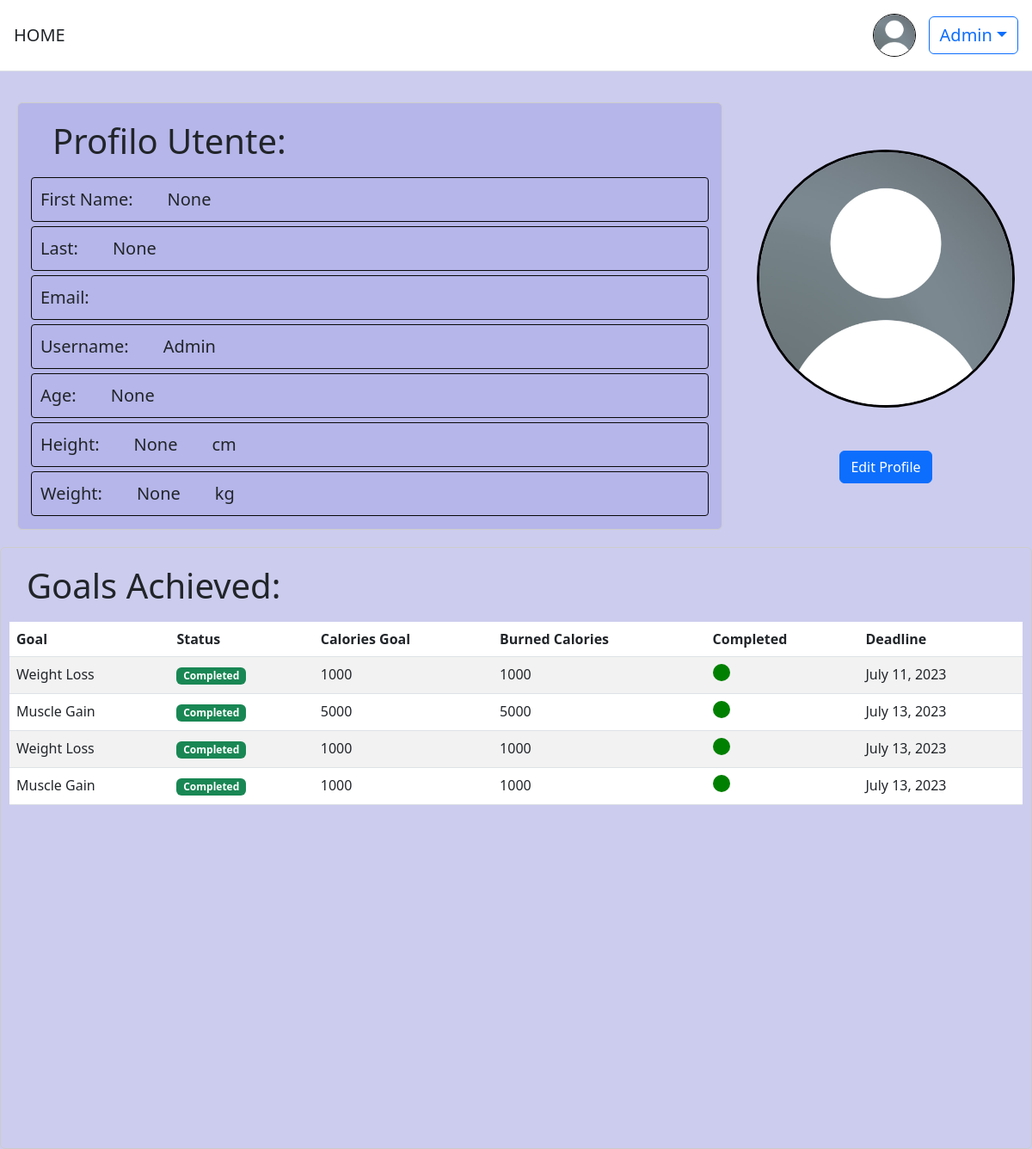
The app's page /users/profile/ (signed in) with its own data.
### users/models.py (models this page shows)
class CustomUser(AbstractUser):
    first_name = models.CharField(max_length=100, null=True, blank=True)
    last_name = models.CharField(max_length=100,null=True, blank=True)
    birth_date = models.DateField(null=True, blank=True)
    age = models.PositiveIntegerField(null=True, blank=True)
    peso = models.PositiveIntegerField(null=True, blank=True)
    altezza = models.PositiveIntegerField(null=True, blank=True)
    profile_pic = models.ImageField(upload_to='profile_pics', null=True, blank=True)

### obiettivi/models.py (models this page shows, shortened)
class GoalModel(models.Model):
    GOAL_CHOICES = (
        ('Weight Loss', 'Weight Loss'),
        ('Muscle Gain', 'Muscle Gain'),
        ('Fitness Improvement', 'Fitness Improvement'),
    )
    STATUS_CHOICES = (
        ('V', 'In Corso'),
        ('S', 'Scaduto'),
    )
    TEMP_CHOICES = (
        (1, '1 day'),
        (7, '1 week'),
        (30, '1 month'),
        (90, '3 months'),
    )
    deadline = models.DateField(blank=True, null=True)
    status = models.CharField(max_length=1, choices=STATUS_CHOICES, default='V')
    tempistica = models.IntegerField(choices=TEMP_CHOICES, default=30)
    utente = models.ForeignKey(settings.AUTH_USER_MODEL, on_delete=models.CASCADE)
    goal_type = models.CharField(max_length=20, choices=GOAL_CHOICES)
    data_creazione = models.DateField(default=timezone.now)
    descrizione = models.TextField(max_length=255, blank=True, null=True)
    CaloriesGoal = models.IntegerField(default=0, blank=False, null=False)
    is_selected = models.BooleanField(default=False)
    is_completed = models.BooleanField(default=False)
    is_expired = models.BooleanField(default=False)
    cal = models.IntegerField(default=0)

### users/views.py (the view)
# urls.py: path('profile/', profile_view, name='profile'),
@login_required
def profile_view(request):
    goals_completed = GoalModel.objects.filter(utente=request.user, is_completed=True)
    return render(request, 'profile.html', {'goals_completed': goals_completed, 'user': request.user})

### templates/profile.html (shortened to what this page needs)
{% extends 'base.html' %}
{% load static %}
{% load crispy_forms_tags %}
{% block content %}
<div style="background-color:#ccccee;display:flex;flex-direction:column">
<div id="wr" style="display:flex; flex-direction:row">
  <div id="datiprofilo" class="crispy">
    <h1 style="margin-left:20px;padding:10px;">Profilo Utente:</h1>
    <div class="field"><p>First Name:</p><p> {{ user.first_name }}</p></div>
    <div class="field"><p>Last:</p><p> {{ user.last_name }}</p> </div>
    <div class="field"><p>Email:</p><p> {{ user.email }}</p> </div>
    <div class="field"><p>Username:</p> <p> {{ user.username }}</p> </div>
    <div class="field"><p>Age:</p><p> {{ user.age }}</p></div>
    <div class="field"><p>Height:</p><p> {{ user.altezza }}</p><p>cm</p></div>
    <div class="field"><p>Weight:</p><p>{{user.peso}}</p><p>kg</p></div>
  </div>
  <div class="profile-picture-container">
   {% if user.profile_pic %}
    <img class="profile-picture" style="border:3px solid black" src="{{user.profile_pic.url}}">
   {% else %}
      <img class="profile-picture" style="border:3px solid black" src="{% static 'images/user_default.jpeg'%}">
  {% endif %}
      <div class="text-center">
   <a href="{% url 'users:updateprofile' %}" class="btn btn-primary">Edit Profile</a>
  </div>
  </div>
</div>
</div>
<div class="completed_goal table-responsive">
    <h1 style="margin-left:10px;padding:10px;">Goals Achieved:</h1>
    <table class="table table-striped">
        <thead>
        <tr>
            <th>Goal</th>
            <th>Status</th>
            <th>Calories Goal</th>
            <th>Burned Calories</th>
            <th>Completed</th>
            <th>Deadline</th>
        </tr>
        </thead>
        <tbody>
        {% for goal in goals_completed %}
            <tr>
            <td>{{ goal.goal_type }}</td>
            <td>
                {% if goal.is_completed %}
                <span class="badge bg-success">Completed</span>
                {% endif %}
            </td>
            <td>
                {{ goal.CaloriesGoal }}
            </td>
            <td>
                {{ goal.cal }}
            </td>
            <td>
                {% if goal.is_completed %}
                <div style="width: 20px;height: 20px;border-radius: 50%;display: inline-block; background-color:green"></div>
                {% else %}
                <div style="width: 20px;height: 20px;border-radius: 50%;display: inline-block;background-color: red;"></div>
                {% endif %}
            </td>
            <td>{{ goal.deadline }}</td>
            </tr>
        {% endfor %}
        </tbody>
    </table>
</div>
{% endblock content %}

### templates/base.html (shortened to what this page needs)
<!DOCTYPE html>
<html>
{% load static %}
<head>
    <link href="https://cdn.jsdelivr.net/npm/bootstrap@5.2.3/dist/css/bootstrap.min.css" rel="stylesheet"
>
   <link rel="stylesheet" href="https://cdnjs.cloudflare.com/ajax/libs/bootstrap/5.3.0/css/bootstrap.min.css">
</head>
<header class="p-3 mb-3 border-bottom" style="background-color: white">
        <div class="d-flex flex-wrap align-items-center justify-content-center justify-content-lg-start">
            <a class="navbar-brand" href="{% url 'homeview' %}" style="font-size:20px">HOME</a>
            <div class="text-end">
                {% if user.is_authenticated %}
                <div class="dropdown" >
                    {% if user.profile_pic %}
                    <img src="{{ user.profile_pic.url }}" class="rounded-circle" style="width: 50px; height: 50px; margin-right: 10px; border:1px solid black">
                    {% else %}
                    <img  src="{% static 'images/user_default.jpeg' %}" class="rounded-circle" style="width: 50px; height: 50px; margin-right: 10px; border:1px solid black ">
                    {% endif %}
                    <button style="font-size:20px" class="btn btn-outline-primary dropdown-toggle" type="button" id="dropdownMenuButton" data-bs-toggle="dropdown" aria-expanded="false">
                        {{ user.username }}</button>
                </div>
                {% else %}
                <a href="{% url 'users:login' %}" class="btn btn-outline-primary me-2">Log In</a>
                <a href="{% url 'users:signup' %}" class="btn btn-primary">Sign Up</a>
                {% endif %}
            </div>
        </div>
    </header>
<body style="background-color:#ccccee">
    <main >
        {% block content %}
        {% endblock %}
    </main>
</body>
</html>

### templates/profile.html (style rules this page uses)
header { width: 100%; padding: 20px; border-bottom: 2px solid #ccc; }
#datiprofilo { margin:20px; padding: 10px; width: 100%; border-radius: 6px; border: 1px solid #ccc; background-color: #b6b6ea; }
p { margin: 10px; }
.field { display: flex; justify-content: start; gap: 20px; margin: 5px; border: 1px solid #070707; border-radius: 4px; font-size: 20px; }
.profile-picture { width: 300px; height: 300px; border-radius: 50%; object-fit: cover; }
.profile-picture-container { padding: 20px; display: flex; justify-content: center; align-items: center; flex-direction: column; gap: 50px; }
.completed_goal { padding: 10px; width: 100%; height: 700px; border-radius: 6px; border: 1px solid #ccc; }

### records on screen
CustomUser: username "Admin", first_name "None", last_name "None", age "None", altezza "None", peso "None"
GoalModel: goal_type "Weight Loss", is_completed "Completed", CaloriesGoal "1000", cal "1000", deadline "July 11, 2023"
GoalModel: goal_type "Muscle Gain", is_completed "Completed", CaloriesGoal "5000", cal "5000", deadline "July 13, 2023"
GoalModel: goal_type "Weight Loss", is_completed "Completed", CaloriesGoal "1000", cal "1000", deadline "July 13, 2023"
GoalModel: goal_type "Muscle Gain", is_completed "Completed", CaloriesGoal "1000", cal "1000", deadline "July 13, 2023"
